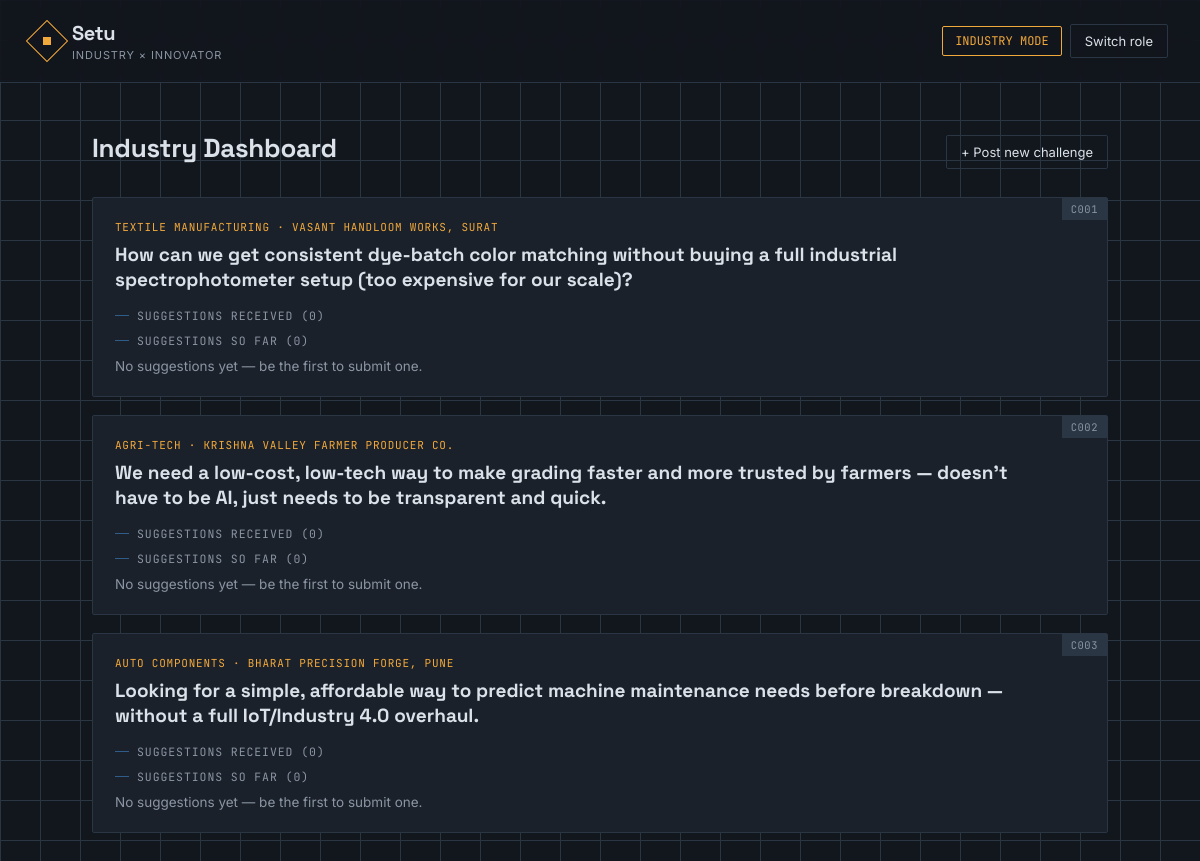
Page /industry on the committed database.
### tables this page shows
CREATE TABLE challenges (
            id TEXT PRIMARY KEY,
            sector TEXT NOT NULL,
            company TEXT NOT NULL,
            workflow TEXT NOT NULL,
            challenge TEXT NOT NULL,
            tags TEXT NOT NULL
        );

### blueprints/industry.py (the view)
@industry_bp.route("/industry")
def dashboard():
    session["role"] = "industry"
    challenges = db.get_challenges()
    suggestions = db.get_suggestions()
    by_challenge = {}
    for c in challenges:
        by_challenge[c["id"]] = [s for s in suggestions if s["challenge_id"] == c["id"]]
    return render_template("industry_dash.html", challenges=challenges, by_challenge=by_challenge)

### db.py (called while the page is built)
def get_db():
    conn = sqlite3.connect(DB_PATH)
    conn.row_factory = sqlite3.Row
    return conn

def get_challenges():
    conn = get_db()
    rows = conn.execute("SELECT * FROM challenges").fetchall()
    conn.close()
    result = []
    for r in rows:
        d = dict(r)
        d["tags"] = json.loads(d["tags"])
        result.append(d)
    return result

def get_suggestions(challenge_id=None):
    conn = get_db()
    if challenge_id:
        rows = conn.execute(
            "SELECT * FROM suggestions WHERE challenge_id = ? ORDER BY created_at DESC", (challenge_id,)
        ).fetchall()
    else:
        rows = conn.execute("SELECT * FROM suggestions ORDER BY created_at DESC").fetchall()
    conn.close()
    return [dict(r) for r in rows]

### templates/industry_dash.html (shortened to what this page needs)
{% extends "base.html" %}
{% block content %}
<div class="section-head">
  <h2 class="display">Industry Dashboard</h2>
  <a href="{{ url_for('industry.post_challenge') }}"><button class="ghost" type="button">+ Post new challenge</button></a>
</div>
{% for c in challenges %}
  <div class="card" style="cursor:default; margin-bottom:18px;">
    <div class="card-tag">{{ c['id'].upper() }}</div>
    <div class="sector">{{ c['sector'] }} · {{ c['company'] }}</div>
    <h3 class="display">{{ c['challenge'] }}</h3>
    <div class="block-label" style="margin-top:16px;">Suggestions received ({{ by_challenge.get(c['id'], [])|length }})</div>
    {% with suggestions = by_challenge.get(c['id'], []), show_actions = true %}
      {% include "_suggestion_list.html" %}
    {% endwith %}
  </div>
{% endfor %}
{% endblock %}

### templates/_suggestion_list.html (shortened to what this page needs)
<div class="block-label">Suggestions so far ({{ suggestions|length }})</div>
{% if suggestions|length == 0 %}
  <p style="color:var(--text-dim); font-size:13.5px;">No suggestions yet — be the first to submit one.</p>
{% endif %}

### static/css/shared.css (style rules this page uses)
:root { --bg:#12161d; --surface:#1b212b; --surface-2:#232b37; --line:#2f5d8a; --line-soft:#2a3644; --accent:#f2a93b; --accent-soft:#f2a93b22; --text:#dbe1e8; --text-dim:#8b95a3; --good:#4fa87a; --good-soft:#4fa87a22; }
* { box-sizing:border-box; margin:0; padding:0; }
html,body { height:100%; }
body { background: linear-gradient(var(--line-soft) 1px, transparent 1px) 0 0/40px 40px, linear-gradient(90deg, var(--line-soft) 1px, transparent 1px) 0 0/40px 40px, var(--bg); background-attachment:fixed; color:var(--text); font-family:'Inter', sans-serif; min-height:100vh; -webkit-font-smoothing:antialiased; }
.display { font-family:'Space Grotesk', sans-serif; }
.section-head { display:flex; align-items:baseline; justify-content:space-between; margin-bottom:28px; flex-wrap:wrap; gap:12px; }
.section-head h2 { font-family:'Space Grotesk'; font-size:26px; letter-spacing:-0.01em; }
button.ghost { background:none; border:1px solid var(--line-soft); color:var(--text); padding:8px 14px; border-radius:2px; font-size:13px; cursor:pointer; font-family:'Inter'; transition:border-color .15s, color .15s; }

### static/css/person3-browse.css (style rules this page uses)
.card { background:var(--surface); border:1px solid var(--line-soft); position:relative; padding:22px; border-radius:2px; cursor:pointer; transition:border-color .15s, background .15s; }
.card-tag { position:absolute; top:0; right:0; background:var(--line-soft); font-family:'JetBrains Mono'; font-size:10.5px; color:var(--text-dim); padding:4px 9px; letter-spacing:0.05em; }
.card .sector { font-family:'JetBrains Mono'; font-size:11px; color:var(--accent); text-transform:uppercase; letter-spacing:0.07em; margin-bottom:8px; }
.card h3 { font-family:'Space Grotesk'; font-size:19px; margin-bottom:8px; padding-right:60px; }
.block-label { font-family:'JetBrains Mono'; font-size:11.5px; color:var(--text-dim); text-transform:uppercase; letter-spacing:0.08em; margin-bottom:10px; display:flex; align-items:center; gap:8px; }
.block-label::before { content:''; width:14px; height:1px; background:var(--line); }

### rows in the picture
challenges: id "C001", sector "TEXTILE MANUFACTURING", company "VASANT HANDLOOM WORKS, SURAT", challenge "How can we get consistent dye-batch color matching without buying a full industrial spectrophotometer setup (too expensive for our scale)?", get|length "0", suggestions "0"
challenges: id "C002", sector "AGRI-TECH", company "KRISHNA VALLEY FARMER PRODUCER CO.", challenge "We need a low-cost, low-tech way to make grading faster and more trusted by farmers — doesn't have to be AI, just needs to be transparent and quick.", get|length "0", suggestions "0"
challenges: id "C003", sector "AUTO COMPONENTS", company "BHARAT PRECISION FORGE, PUNE", challenge "Looking for a simple, affordable way to predict machine maintenance needs before breakdown — without a full IoT/Industry 4.0 overhaul.", get|length "0", suggestions "0"

### other values in the picture
{{ 'INDUSTRY MODE' if session['role'] == 'industry' else 'INNOVATOR MODE' }} "INDUSTRY MODE"
